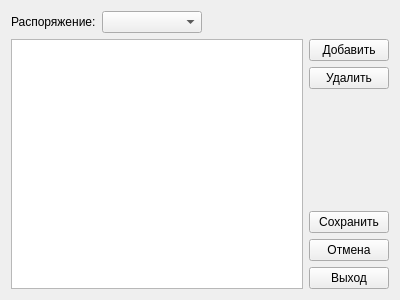
<?xml version="1.0" encoding="UTF-8"?>
<ui version="4.0">
 <class>PartsForm</class>
 <widget class="QWidget" name="PartsForm">
  <property name="geometry">
   <rect>
    <x>0</x>
    <y>0</y>
    <width>400</width>
    <height>300</height>
   </rect>
  </property>
  <property name="windowTitle">
   <string>ЗИП, составные части</string>
  </property>
  <property name="windowIcon">
   <iconset resource="../transport_control.qrc">
    <normaloff>:/images/new.png</normaloff>:/images/new.png</iconset>
  </property>
  <layout class="QVBoxLayout" name="verticalLayout_2">
   <item>
    <layout class="QHBoxLayout" name="horizontalLayout_4">
     <item>
      <widget class="QLabel" name="label_4">
       <property name="text">
        <string>Распоряжение:</string>
       </property>
      </widget>
     </item>
     <item>
      <widget class="QComboBox" name="cbOrder">
       <property name="sizePolicy">
        <sizepolicy hsizetype="Fixed" vsizetype="Fixed">
         <horstretch>0</horstretch>
         <verstretch>0</verstretch>
        </sizepolicy>
       </property>
       <property name="minimumSize">
        <size>
         <width>100</width>
         <height>0</height>
        </size>
       </property>
      </widget>
     </item>
     <item>
      <spacer name="horizontalSpacer_3">
       <property name="orientation">
        <enum>Qt::Horizontal</enum>
       </property>
       <property name="sizeHint" stdset="0">
        <size>
         <width>40</width>
         <height>20</height>
        </size>
       </property>
      </spacer>
     </item>
    </layout>
   </item>
   <item>
    <layout class="QHBoxLayout" name="horizontalLayout">
     <item>
      <widget class="QTableView" name="tvParts"/>
     </item>
     <item>
      <layout class="QVBoxLayout" name="verticalLayout">
       <item>
        <widget class="QPushButton" name="pbAdd">
         <property name="text">
          <string>Добавить</string>
         </property>
        </widget>
       </item>
       <item>
        <widget class="QPushButton" name="pbDel">
         <property name="text">
          <string>Удалить</string>
         </property>
        </widget>
       </item>
       <item>
        <spacer name="verticalSpacer">
         <property name="orientation">
          <enum>Qt::Vertical</enum>
         </property>
         <property name="sizeHint" stdset="0">
          <size>
           <width>20</width>
           <height>40</height>
          </size>
         </property>
        </spacer>
       </item>
       <item>
        <widget class="QPushButton" name="pbSave">
         <property name="text">
          <string>Сохранить</string>
         </property>
        </widget>
       </item>
       <item>
        <widget class="QPushButton" name="pbCancel">
         <property name="text">
          <string>Отмена</string>
         </property>
        </widget>
       </item>
       <item>
        <widget class="QPushButton" name="pushButton_exit">
         <property name="text">
          <string>Выход</string>
         </property>
        </widget>
       </item>
      </layout>
     </item>
    </layout>
   </item>
  </layout>
 </widget>
 <tabstops>
  <tabstop>cbOrder</tabstop>
  <tabstop>pbAdd</tabstop>
  <tabstop>pbDel</tabstop>
  <tabstop>pbSave</tabstop>
  <tabstop>pbCancel</tabstop>
  <tabstop>pushButton_exit</tabstop>
  <tabstop>tvParts</tabstop>
 </tabstops>
 <resources>
  <include location="../transport_control.qrc"/>
 </resources>
 <connections/>
</ui>
